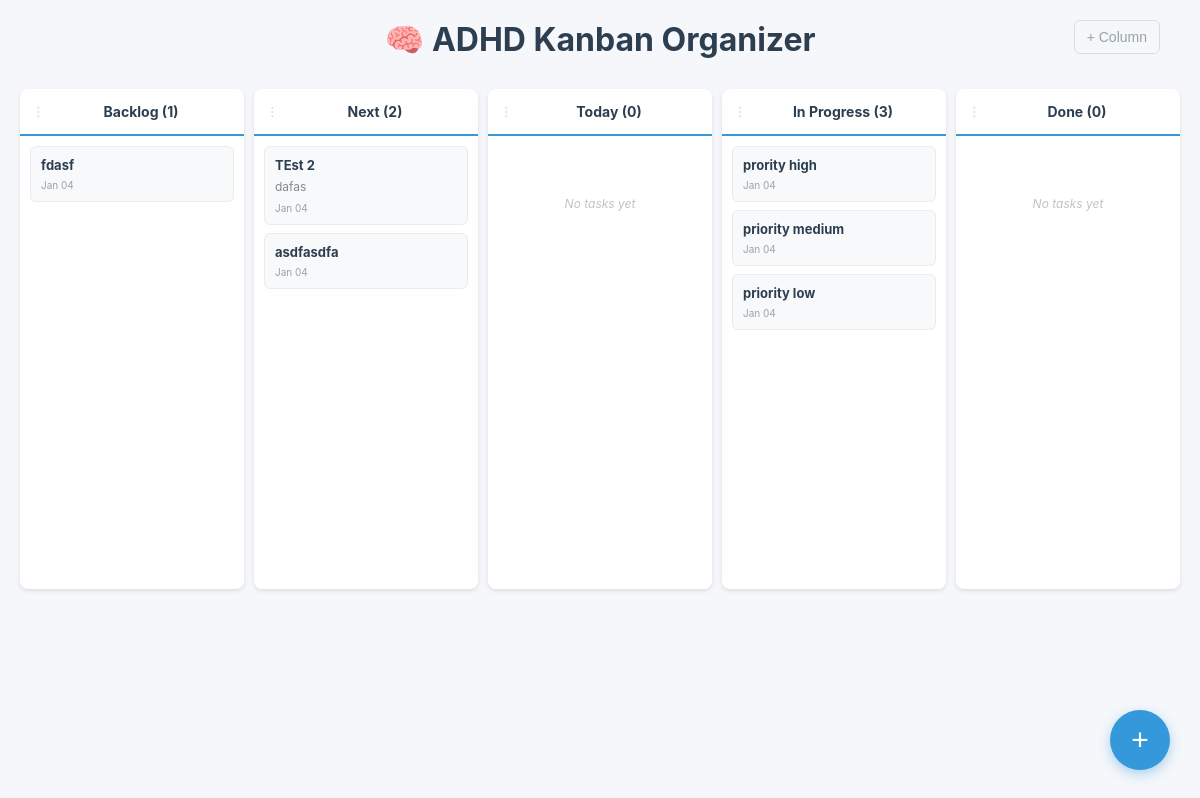
The app's page /, older data.
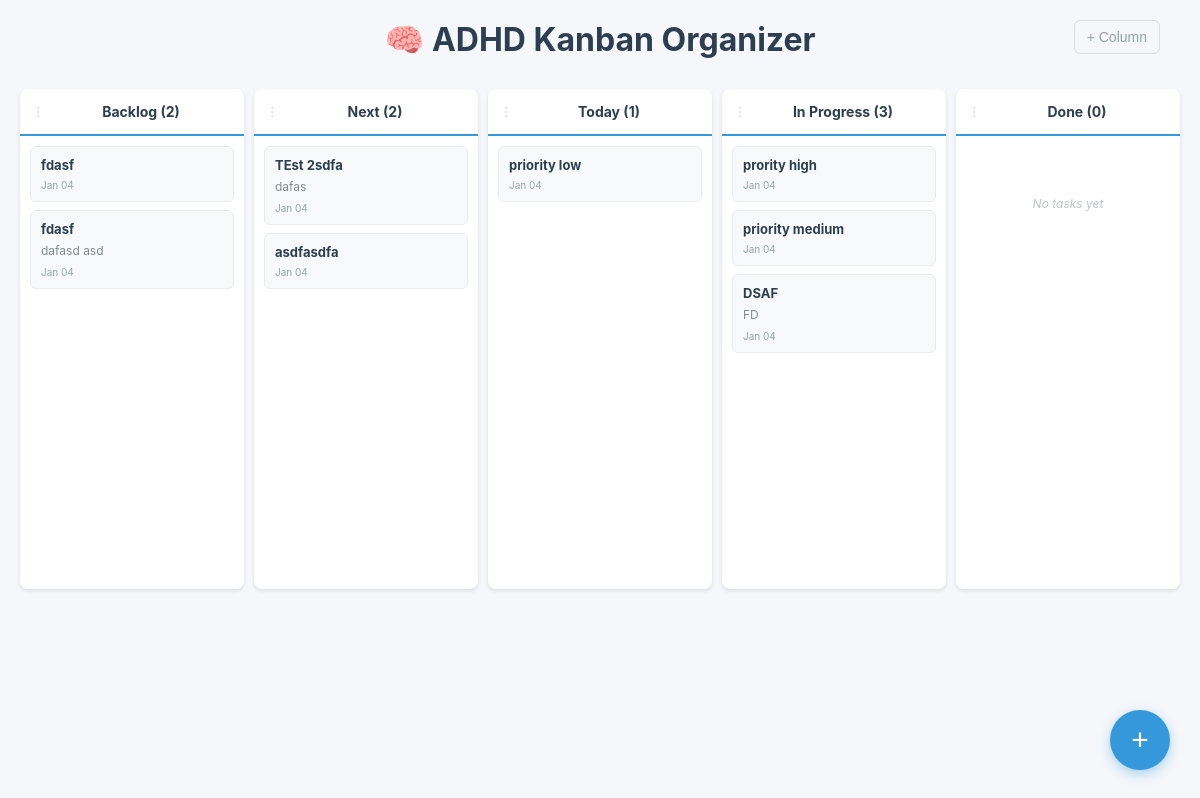
The same page, newer data.
### kanban/models.py (models this page shows, shortened)
class Column(models.Model):
    name = models.CharField(max_length=100)
    order = models.IntegerField(default=0, db_index=True)
    class Meta:
        ordering = ['order']

class Task(models.Model):
    title = models.CharField(max_length=200)
    description = models.TextField(blank=True)
    column = models.ForeignKey(
        Column,
        on_delete=models.CASCADE,
        related_name='tasks'
    )
    order = models.IntegerField(default=0, db_index=True)
    created_at = models.DateTimeField(default=timezone.now)
    updated_at = models.DateTimeField(auto_now=True)
    class Meta:
        ordering = ['order', '-created_at']

### kanban/views.py (the view)
# urls.py: path('', KanbanBoardView.as_view(), name='kanban_board'),
class KanbanBoardView(View):
    def get(self, request: HttpRequest):
        columns = Column.objects.all().prefetch_related('tasks')
        context = {
            'columns': columns,
        }
        get_token(request)
        return render(request, 'kanban/board.html', context)

### kanban/templates/kanban/board.html (shortened to what this page needs)
<!DOCTYPE html>
<html lang="en">
<head>
</head>
<body>
    <div class="header">
        <h1 id="page-title">🧠 ADHD Kanban Organizer</h1>
        <div class="column-settings">
            <button id="add-column-btn" title="Add new column">+ Column</button>
        </div>
    </div>
    <button id="add-task-btn" aria-label="Add new task">+</button>
    <div class="kanban-board">
        {% for column in columns %}
        <div class="column" data-column-id="{{ column.id }}" data-column-order="{{ column.order }}" role="region" aria-labelledby="column-header-{{ column.id }}">
            <div id="column-header-{{ column.id }}" class="column-header">
                <span class="drag-handle" title="Drag to reorder">⋮</span>
                <div class="column-title" data-column-id="{{ column.id }}">
                    {{ column.name }} ({{ column.tasks.count }})
                </div>
            </div>
            <div class="tasks" role="list">
                {% for task in column.tasks.all %}
                <div class="task" data-task-id="{{ task.id }}" data-order="{{ task.order }}" draggable="true" role="listitem" aria-grabbed="false">
                    <div class="task-title">{{ task.title }}</div>
                    {% if task.description %}
                    <div class="task-description">{{ task.description }}</div>
                    {% endif %}
                    <div class="task-meta">{{ task.created_at|date:"M d" }}</div>
                </div>
                {% empty %}
                <div class="empty-column" role="note">No tasks yet</div>
                {% endfor %}
            </div>
        </div>
        {% endfor %}
    </div>
</body>
</html>

Row changes from the older to the newer data that the page shows:
computed for Column "Backlog": tasks.count "1" → "2"
added Task: title "fdasf", description "dafasd asd", created_at "Jan 04", shown under Column "Backlog"
changed Task "dafas": title "TEst 2" → "TEst 2sdfa"
changed Column "Today": tasks.count "0" → "1"; gains Task (title "priority low", created_at "Jan 04"); no longer shows "No tasks yet"
changed Column "In Progress": loses Task (title "priority low", created_at "Jan 04")
added Task: title "DSAF", description "FD", created_at "Jan 04", shown under Column "In Progress"
